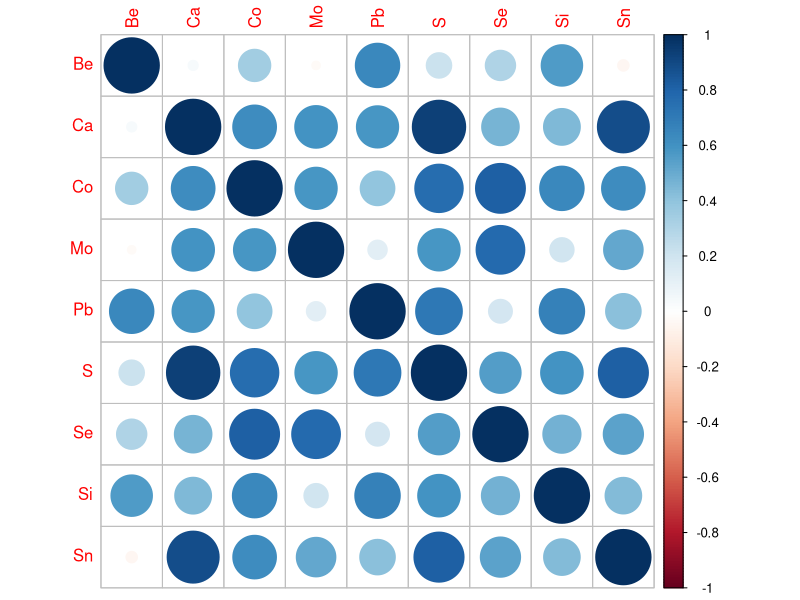
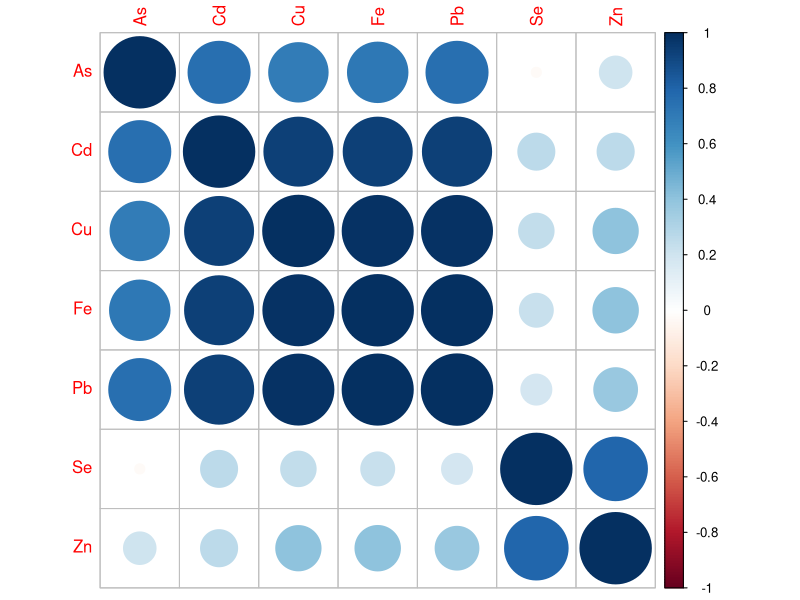
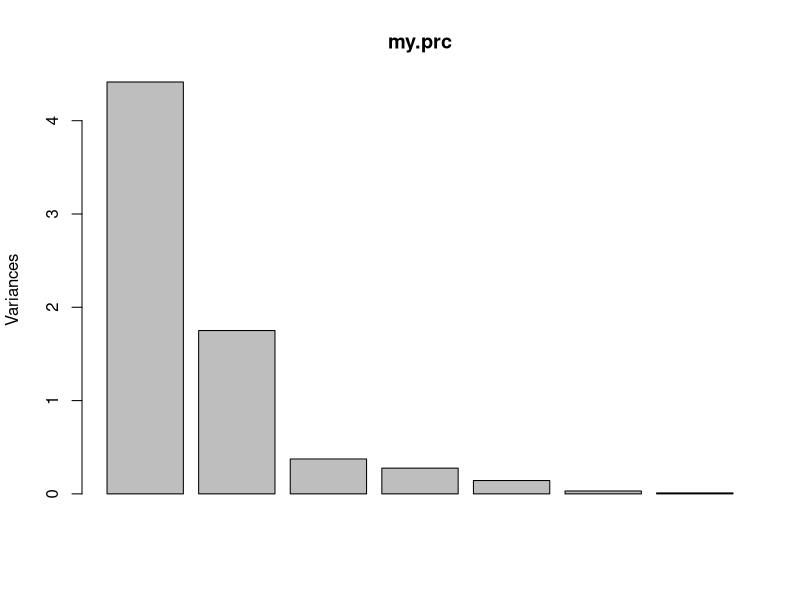
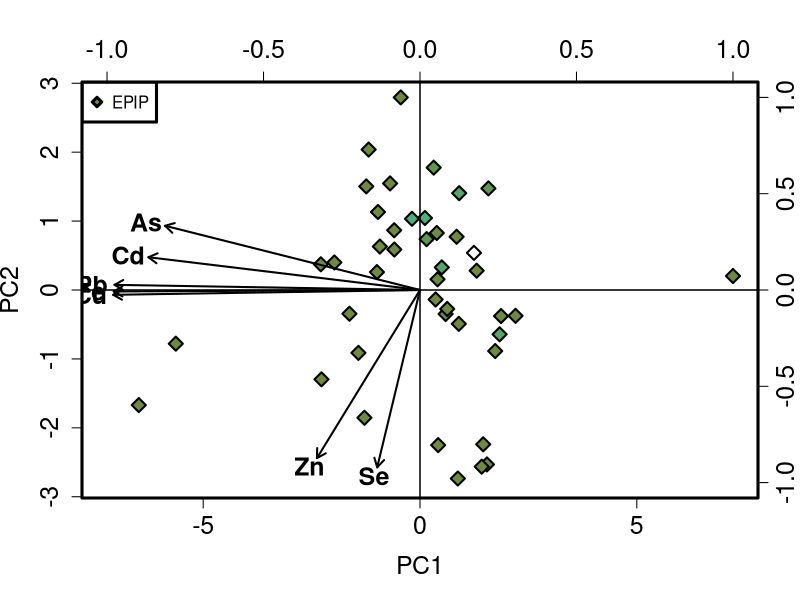

R code for these plots, in order:
library("readr")
library("corrplot")
library("vegan")

alldata <- data.frame(read_csv("2_incremental/20220420_STANDING_CROP.csv"))

alldata$SAMPLING_DATE<-as.Date(alldata$SAMPLING_DATE, format = "%m/%d/%Y")

names(alldata)

COMPARTMENTS <- alldata[which(alldata$SAMPLE_DESCRIPTOR == "EPIP"),]

####Least VIF####

LABELS<-as.data.frame(na.omit(COMPARTMENTS[,c(3,4,6,7,9,10,17,18,20,31,35,36,40,41,44)]))
LABELS<-LABELS[order(LABELS$SAMPLE_DESCRIPTOR, decreasing = F), ]
PCA.DF<-as.data.frame(LABELS[,c(7:ncol(LABELS))])
names(PCA.DF)<- c("Be","Ca","Co","Mo","Pb","S","Se","Si","Sn")

cor(PCA.DF)
corrplot(cor(PCA.DF), method = "circle", lwd=2) 


####Big 5+Fe+Se####

LABELS<-as.data.frame(na.omit(COMPARTMENTS[,c(3,4,6,7,9,10,13,19,22,25,35,40,49)]))
LABELS<-LABELS[order(LABELS$SAMPLE_DESCRIPTOR, decreasing = F), ]
PCA.DF<-as.data.frame(LABELS[,c(7:ncol(LABELS))])
names(PCA.DF)<- c("As","Cd","Cu","Fe","Pb","Se","Zn")

#dev.new()
cor(PCA.DF)
corrplot(cor(PCA.DF), method = "circle", lwd=2) 

###PCA###

PCA.DF<-log(PCA.DF)
my.data <- PCA.DF
my.data <- as.matrix(scale(my.data, center = TRUE, scale = TRUE))
my.prc <- prcomp(na.omit(my.data))

plot(my.prc)

pca_scores<-scores(my.prc)

sd <- my.prc$sdev

correlations <- t(t(my.prc$rotation)*sd)

summary(my.prc)

#####PLOT####

rbPal <- colorRampPalette(c(colors()[89],'cyan'))

names(LABELS)

LABELS$Col <- rbPal(10)[as.numeric(cut(LABELS$OM.AREA.g.m2,breaks = 15))]

#colors <- c(colors()[89], "gold", "chartreuse")
#colors <- colors[as.numeric(factor(na.omit(LABELS$SAMPLE_DESCRIPTOR)))]

dev.new()

plot	(my.prc$x,
      pch=c(23),
      xlim=c(-max(abs(range(my.prc$x[,1]))),max(abs(range(my.prc$x[,1])))),	
      ylim=c(-max(abs(range(my.prc$x[,2]))),max(abs(range(my.prc$x[,2])))), 
      cex.lab=1.5, cex.axis=1.5, cex.main=1.4, cex.sub=1.4, 
      col="black",
      bg=LABELS$Col,
      cex=1.5,
      lwd=2
)
#	col="black")

tab <- matrix(c(my.prc$x[,1], my.prc$x[,2]), ncol=2)

legend(x = "topleft", legend = levels(factor(LABELS$SAMPLE_DESCRIPTOR)), 
       pch=c(23,24,25), 
       cex = 1, 
       box.lwd=3,
       col = "black", 
       pt.bg=c(colors()[89], "gold", "chartreuse"), pt.lwd=3)


#panel.first= {
#  ordiellipse(tab,LABELS$SAMPLE_DESCRIPTOR,conf=0.95, draw ="polygon", col=c(adjustcolor(colors()[89], alpha.f=0.25),adjustcolor("gold", alpha.f=0.25),adjustcolor("chartreuse", alpha.f=0.25)), border=c(colors()[89],"gold","chartreuse"))
#}


par(new=TRUE)

plot	(correlations[1,],
      correlations[2,],
      col="NA",
      xlim=c(-1,1),
      ylim=c(-1,1),
      xaxt="n",
      yaxt="n",
      xlab="",
      ylab="")

arrows(0, 0, 
       x1 = correlations[,1], 
       y1 = correlations[,2], 
       length = 0.1, angle = 30, lwd =2.0,
       code = 2, col = par("fg"), 
       lty = par("lty"))

text(	x=correlations[,1]*1.075,
      y=correlations[,2]*1.05,
      labels = names(PCA.DF), 
      cex=1.5,
      font=2)

rownames(my.prc$rotation)

box(lwd=3)

#legend('topright', legend = levels(wa$Stream), col = 1:4, cex = 1, pch = 19)

coordnames<-data.frame(correlations[,1]*1.1,correlations[,2]*1.1)

coordnames

axis(3, cex.axis=1.5)
mtext("y2",side=4,line=2, col="Blue")
axis(4, cex.axis=1.5)
mtext("y2",side=4,line=2, col="Blue")

abline(h=c(0,0))
abline(v=c(0,0))

colfunc <- colorRampPalette(c("white","black"))


